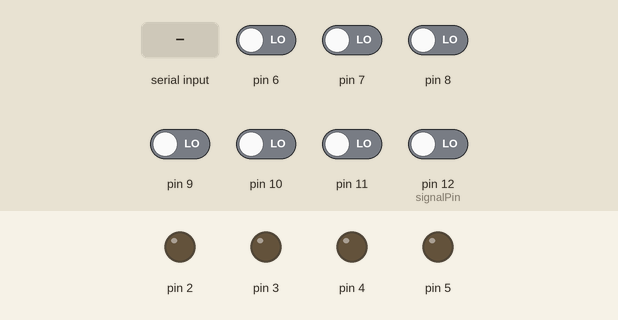
Simulated run of this sketch. Board: Arduino Uno, built with avr-gcc and run on an emulated ATmega328P. Shown: output pins drawn as LEDs (lit = HIGH). The test bench sets the inputs (shaded band); at power-on: pin 6–11, pin 12 (signalPin) LOW. What the sketch prints to the serial monitor is not drawn.

Above: at 1.2 s.
1.3 s: "2" received over Serial
At 2.1 s:
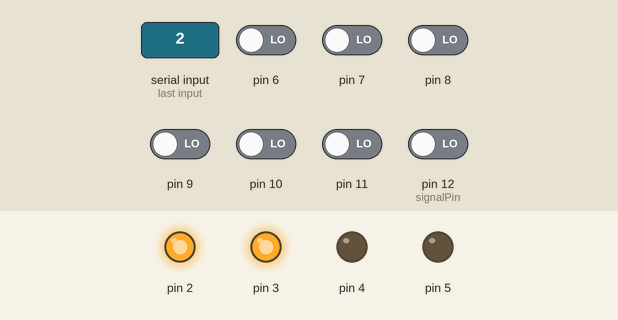
3.3 s: byte 51 (51) received over Serial
At 3.58 s:
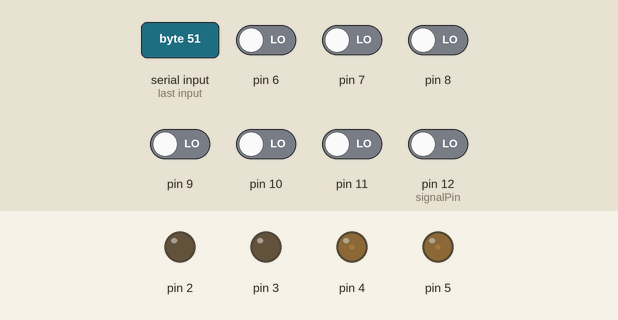
5.3 s: byte 52 (52) received over Serial
At 6.4 s:
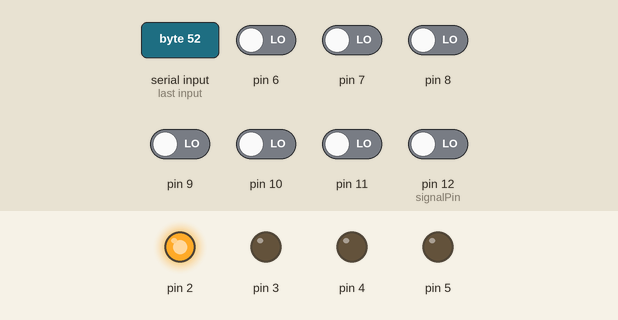
6.8 s: "f" received over Serial
At 7.4 s:
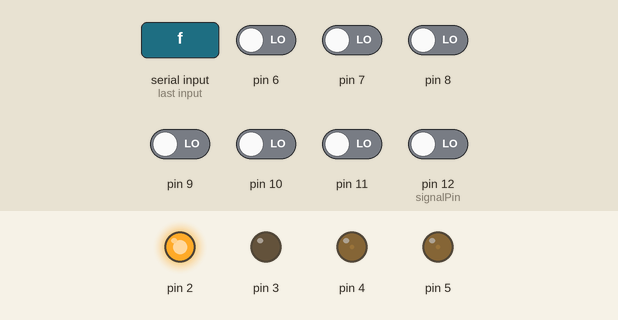
9.8 s: pin 6 driven HIGH
At 10.1 s:
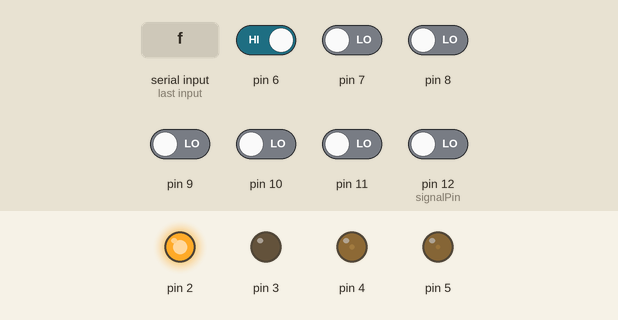
Timing chart, 0 to 12.3 s (numbered marks = the images above; inputs shaded):
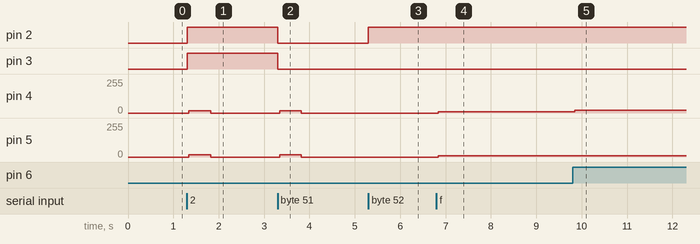

The sketch:

Car_Guide.ino
```cpp
#define SPEED  250
#define STEP 50
#define LATTICE_NUM 1
#define TURNSTEP 1700
int flag = 0;
int i = 0;
int head0,head1,tail0,tail1; //0对nano板4口，1对5口。左转时，0高1低，直线置高
int headD1,head,tailD1,tail;  //分别对应两端上的一号传感器

int directionSet = 1;   //前进方向,1为前，-1为后
int digitalSet = 10;    //转弯时监测的传感器，10为前D4,11为后D4
int signalPin = 12;     //前进时数格子的传感器，12为前D1,13为后D1

int tmp = 0;

int speedplus = 0;

int diffirent_time = 0;

int impulse_time = 0;

void setup()
{
   Serial.begin(9600);
   pinMode(2,OUTPUT);
   pinMode(3,OUTPUT);
   pinMode(4,OUTPUT); //左脉冲
   pinMode(5,OUTPUT); //右脉冲
   pinMode(6,INPUT);  //前传感器信号1
   pinMode(7,INPUT);  //前传感器信号2
   pinMode(8,INPUT);  //后传感器信号1
   pinMode(9,INPUT);  //后传感器信号2
   pinMode(10,INPUT); //前D4传感器
   pinMode(11,INPUT); //后D4传感器
   pinMode(12,INPUT); //前D1传感器
   pinMode(13,INPUT); //后D1传感器
   flag = digitalRead(signalPin);
}

 void line_Read()
 {
   head0 = digitalRead(6);
   head1 = digitalRead(7);
   tail0 = digitalRead(8);
   tail1 = digitalRead(9);
   head = digitalRead(10);
   tail = digitalRead(11);
//   headD1 = digitalRead(12);
//   tailD1 = digitalRead(13);
 }

void impulse(int mode, int flag, int pin1, int pin2){
    if(mode == 0){
      digitalWrite(pin1, HIGH);
      digitalWrite(pin2, HIGH);
      delayMicroseconds(10);
      digitalWrite(pin1, LOW);
      digitalWrite(pin2, LOW);
      delayMicroseconds(SPEED + speedplus);
      }
     else if(mode == 1){
      digitalWrite(pin1, HIGH);
      if(flag)
        digitalWrite(pin2, HIGH);
      delayMicroseconds(10);
      digitalWrite(pin1, LOW);
      if(flag)
        digitalWrite(pin2, LOW);
      delayMicroseconds(SPEED + speedplus);
      }
      else{
      digitalWrite(pin1, HIGH);
      digitalWrite(pin2, HIGH);
      delayMicroseconds(10);
      digitalWrite(pin1, LOW);
      digitalWrite(pin2, LOW);
      delayMicroseconds(SPEED + SPEED);
      }
}
//void impulse(int mode, int pin1, int pin2){
//  if(mode == 0){
//    digitalWrite(pin1, HIGH);
//    digitalWrite(pin2, HIGH);
//    delayMicroseconds(10);
//    digitalWrite(pin1, LOW);
//    digitalWrite(pin2, LOW);
//    delayMicroseconds(SPEED + speedplus);
//  }
//  else {
//    digitalWrite(pin1, HIGH);
//    if(impulse_time % 2 == 0)
//      digitalWrite(pin2, HIGH);
//    delayMicroseconds(10);
//    digitalWrite(pin1, LOW);
//    if(impulse_time % 2 == 0)
//      digitalWrite(pin2, LOW);
//    delayMicroseconds(SPEED + speedplus);
//    if(impulse_time >= 2)
//      impulse_time = 1;
//    else
//      impulse_time ++;
//  }
//  }

//void motor(int left_speed, int right_speed){
//    if(left_speed == right_speed){
//        impulse(0, 4, 5);
//      }
//    else if(left_speed > right_speed){
//        impulse(-1, 4, 5);
//      }
//    else {
//        impulse(1, 5, 4);
//      }
//
//}

void motor(int t, int l, int r){
  impulse_time ++;
  if(impulse_time >= 101)
    impulse_time = 1;
  if(t == 1 && l == 1 && r == 1){
      impulse(0,0,4,5);
    }
  else if(t == 1 && l == 1 && r == 0){
    if(impulse_time % 3 != 0 || impulse_time % 30 == 0 )
      impulse(1,1,5,4);
    else
      impulse(1,0,5,4);
    }
  else if(t == 1 && l == 0 && r == 1){
    if(impulse_time % 3 != 0 || impulse_time % 30 == 0 )
      impulse(1,1,4,5);
    else
      impulse(1,0,4,5);
    }
  else if(t ==1  && l == 0 && r == 0){
    if(impulse_time % 2 != 0 || impulse_time %10 == 0)
      impulse(1,1,5,4);
    else
      impulse(1,0,5,4);
    }
  else if(t == 0 && l == 1 && r == 1){
    if(impulse_time % 2 != 0 || impulse_time %10 == 0)
      impulse(1,1,4,5);
    else
      impulse(1,0,4,5);
    }
  else if(t == 0 && l == 1 && r == 0){
    if(impulse_time % 5 == 0)
      impulse(1,1,5,4);
    else
      impulse(1,0,5,4);
    }
  else if(t == 0 && l == 0 && r == 1){
    if(impulse_time % 5 == 0)
      impulse(1,1,4,5);
    else
      impulse(1,0,4,5);
    }
  else{
      impulse(-1,0,4,5);
    }
}

void track_zhixian(int Direction)
{
  line_Read();
  if(Direction == 1){
        digitalWrite(2, HIGH);
        digitalWrite(3, LOW);
        motor(head,head1,head0);
    }

  else if(Direction == -1){
        digitalWrite(3, HIGH);
        digitalWrite(2, LOW);
        motor(tail,tail0,tail1);
    }

}
void left(int Digital)
{
  digitalWrite(2, HIGH);
  digitalWrite(3, HIGH);
  for(int tmp = 0;tmp < TURNSTEP; tmp ++)
        impulse(0,0,4,5);
  i = 0;
}
void right(int Digital)
{
  digitalWrite(2, LOW);
  digitalWrite(3, LOW);
  for(int tmp = 0;tmp < TURNSTEP; tmp ++)
        impulse(0,0,4, 5);
  i = 0;
}
//void left(int Digital)
//{
//  digitalWrite(2, HIGH);
//  digitalWrite(3, HIGH);
//  int flag = digitalRead(Digital);
//  int k = 0;
//  while(1){
//        impulse(4,5);
//        if(flag != digitalRead(Digital)){
//          k ++;
//          flag = digitalRead(Digital);
//        }
//        if(k == 2)
//          break;
//    }
//}
//
//
//void right(int Digital)
//{
//  digitalWrite(2, LOW);
//  digitalWrite(3, LOW);
//  int flag = digitalRead(Digital);
//  int k = 0;
//  while(1){
//        impulse(4,5);
//        if(flag != digitalRead(Digital)){
//          k ++;
//          flag = digitalRead(Digital);
//        }
//        if(k == 2)
//          break;
//    }
//}

int var = 0;

void loop()
{
   if(Serial.available()>0)
        var = Serial.read();
    if(var == 104){         //小写h，进入前进模式
        directionSet = 1;   //前进方向,1为前，-1为后
        digitalSet = 10;    //转弯时监测的传感器，10为前D4,11为后D4
        signalPin = 12;    //前进时数格子的传感器，12为前D1,13为后D1
        var = 0;
      }
    else if(var == 116){    //小写t，进入后退模式
        directionSet = -1;  //前进方向,1为前，-1为后
        digitalSet = 11;    //转弯时监测的传感器，10为前D4,11为后D4
        signalPin = 13;    //前进时数格子的传感器，12为前D1,13为后D1
        var = 0;
      }
    else if(var == 48){    //输入0 前进，后方数格子
        speedplus = 0;
        tmp = signalPin;
        signalPin = 13;
        if(i < (LATTICE_NUM * 1) ){
          track_zhixian(directionSet);
          delay(1);
        }

        else{
          for(int tmp = 0;tmp < 100; tmp++){
            track_zhixian(directionSet);
            delay(1);
          }
          i = 0;
          var = 0;
          signalPin = tmp;
          Serial.write(1);
        }
    }
    else if(var == 108){ //输入l little
      //speedplus = 100;
      speedplus = 0;
      for(int tmp = 0;tmp < 175; tmp++){
            track_zhixian(directionSet);
            delay(1);
          }
        i = 0;
        var = 0;
        speedplus = 0;
        Serial.write(1);
    }
    else if(var == 102){ //输入f fast
      speedplus = -150;
      if(i < (LATTICE_NUM * 2) ){
          track_zhixian(directionSet);
        }
        else{
          i = 0;
          var = 0;
          Serial.write(1);
        }
    }
    if(var == 49){    //输入1 前进
        speedplus = 0;
        if(i < (LATTICE_NUM * 2) ){
          track_zhixian(directionSet);
        }
        else{
            speedplus = 50;
            for(int tmp = 0;tmp < 750; tmp++){
              track_zhixian(directionSet);
            }
          speedplus = 0;
          i = 0;
          var = 0;
          Serial.write(1);
        }
	  }

    else if(var == 50){ //输入2 左转
        speedplus = 0;
    	left(digitalSet);
        i = 0;
        var = 0;
        Serial.write(1);
    }

    else if(var == 51){ //输入3 右转
        speedplus = 0;
        right(digitalSet);
        i = 0;
        var = 0;
        Serial.write(1);
    }

    else if(var == 52){ //输入4 半格
      //speedplus = 100;
      speedplus = 0;
      for(int tmp = 0;tmp < 800; tmp++){
            track_zhixian(directionSet);
            delay(1);
          }
        i = 0;
        var = 0;
        speedplus = 0;
        Serial.write(1);
    }

    if(flag != digitalRead(signalPin)){
          flag = digitalRead(signalPin);
          i++;
          Serial.write(2);

    }
//    Serial.println(digitalRead(12));
//    delay(1000);
//    if(flag == digitalRead(signalPin)){
//      diffirent_time ++;
//      if(diffirent_time > 100)
//        diffirent_time = 100;
//
//    }
}
```

Measured:
- after the input at 1.3 s, pin 2, pin 3: LOW → HIGH at once; pin 4, pin 5: 0/255 → 16/255 at once, → 0/255 0.48 s later
- after the input at 3.3 s, pin 2, pin 3: HIGH → LOW at once; pin 4, pin 5: 0/255 → 16/255 at once, → 0/255 0.48 s later
- after the input at 5.3 s, pin 2: LOW → HIGH at once
- after the input at 6.8 s, pin 4, pin 5: 0/255 → 8/255 at once
- after the input at 9.8 s, pin 4: 8/255 → 19/255 at once
